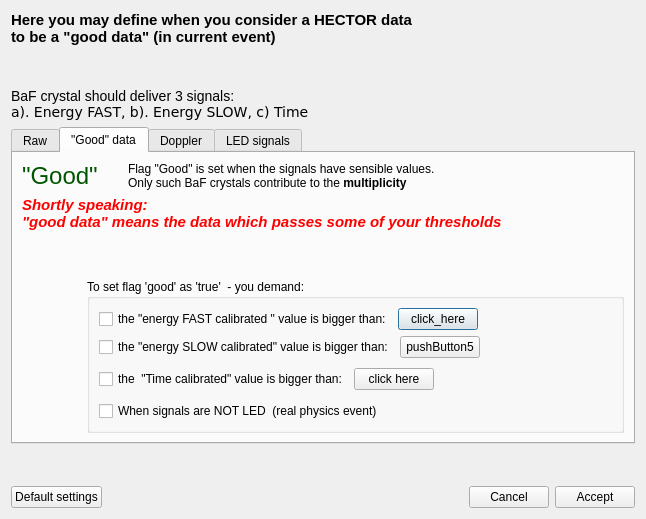
<?xml version="1.0" encoding="UTF-8"?>
<ui version="4.0">
 <class>T4good_hector_dlg</class>
 <widget class="QDialog" name="T4good_hector_dlg">
  <property name="geometry">
   <rect>
    <x>0</x>
    <y>0</y>
    <width>646</width>
    <height>519</height>
   </rect>
  </property>
  <property name="windowTitle">
   <string>Dialog</string>
  </property>
  <layout class="QVBoxLayout" name="verticalLayout_5">
   <item>
    <widget class="QLabel" name="label">
     <property name="text">
      <string>&lt;html&gt;&lt;head/&gt;&lt;body&gt;&lt;p&gt;&lt;span style=&quot; font-size:11pt; font-weight:600;&quot;&gt;Here you may define when you consider a HECTOR data&lt;br/&gt;to be a &amp;quot;good data&amp;quot; (in current event)&lt;/span&gt;&lt;/p&gt;&lt;/body&gt;&lt;/html&gt;</string>
     </property>
     <property name="textFormat">
      <enum>Qt::RichText</enum>
     </property>
     <property name="wordWrap">
      <bool>true</bool>
     </property>
    </widget>
   </item>
   <item>
    <spacer name="verticalSpacer_4">
     <property name="orientation">
      <enum>Qt::Vertical</enum>
     </property>
     <property name="sizeHint" stdset="0">
      <size>
       <width>20</width>
       <height>40</height>
      </size>
     </property>
    </spacer>
   </item>
   <item>
    <widget class="QLabel" name="textLabel1">
     <property name="frameShape">
      <enum>QFrame::NoFrame</enum>
     </property>
     <property name="frameShadow">
      <enum>QFrame::Plain</enum>
     </property>
     <property name="text">
      <string>&lt;font size=&quot;+1&quot;&gt;BaF crystal should deliver 3 signals:&lt;br&gt;&lt;tt&gt; a). Energy FAST, &lt;/tt&gt;    &lt;tt&gt;b). Energy  SLOW, &lt;/tt&gt;     &lt;tt&gt;c) Time&lt;/tt&gt;&lt;/font&gt;</string>
     </property>
     <property name="wordWrap">
      <bool>false</bool>
     </property>
    </widget>
   </item>
   <item>
    <widget class="QTabWidget" name="tabWidget">
     <property name="currentIndex">
      <number>1</number>
     </property>
     <widget class="QWidget" name="tab">
      <attribute name="title">
       <string>Raw</string>
      </attribute>
      <layout class="QHBoxLayout" name="horizontalLayout">
       <item>
        <widget class="QLabel" name="textLabel1_3">
         <property name="text">
          <string>&lt;font color=&quot;#005500&quot; size=&quot;+2&quot;&gt;Raw&lt;/font&gt;</string>
         </property>
         <property name="wordWrap">
          <bool>false</bool>
         </property>
        </widget>
       </item>
       <item>
        <widget class="QLabel" name="textLabel1_2">
         <property name="maximumSize">
          <size>
           <width>32767</width>
           <height>77</height>
          </size>
         </property>
         <property name="text">
          <string>When &lt;b&gt;at least one&lt;/b&gt; of these signals comes - the crystal &quot;&lt;font color=&quot;#ff0000&quot;&gt;&lt;b&gt;fired&lt;/b&gt;&lt;/font&gt;&quot;&lt;br&gt;In this case &lt;b&gt;&lt;font color=&quot;#ff0000&quot;&gt;raw&lt;/font&gt;&lt;/b&gt; spectra are incremeted - by NON_ZERO value (Franco!) &lt;br&gt;</string>
         </property>
         <property name="alignment">
          <set>Qt::AlignVCenter</set>
         </property>
         <property name="wordWrap">
          <bool>false</bool>
         </property>
        </widget>
       </item>
      </layout>
     </widget>
     <widget class="QWidget" name="tab_2">
      <attribute name="title">
       <string>&quot;Good&quot; data</string>
      </attribute>
      <layout class="QVBoxLayout" name="verticalLayout_2">
       <item>
        <layout class="QHBoxLayout" name="horizontalLayout_2">
         <item>
          <widget class="QLabel" name="textLabel1_3_2_2">
           <property name="maximumSize">
            <size>
             <width>100</width>
             <height>40</height>
            </size>
           </property>
           <property name="text">
            <string>&lt;font color=&quot;#005500&quot; size=&quot;+3&quot;&gt;&quot;Good&quot;&lt;/font&gt;</string>
           </property>
           <property name="wordWrap">
            <bool>false</bool>
           </property>
          </widget>
         </item>
         <item>
          <widget class="QLabel" name="textLabel1_4">
           <property name="text">
            <string>Flag &quot;Good&quot; is set when the signals have sensible values.&lt;br&gt;Only such BaF crystals contribute to the &lt;b&gt;multiplicity&lt;/b&gt;</string>
           </property>
           <property name="alignment">
            <set>Qt::AlignVCenter</set>
           </property>
           <property name="wordWrap">
            <bool>true</bool>
           </property>
          </widget>
         </item>
        </layout>
       </item>
       <item>
        <widget class="QLabel" name="label_2">
         <property name="text">
          <string>&lt;!DOCTYPE HTML PUBLIC &quot;-//W3C//DTD HTML 4.0//EN&quot; &quot;http://www.w3.org/TR/REC-html40/strict.dtd&quot;&gt;
&lt;html&gt;&lt;head&gt;&lt;meta name=&quot;qrichtext&quot; content=&quot;1&quot; /&gt;&lt;style type=&quot;text/css&quot;&gt;
p, li { white-space: pre-wrap; }
&lt;/style&gt;&lt;/head&gt;&lt;body style=&quot; font-family:'Sans Serif'; font-size:9pt; font-weight:400; font-style:normal;&quot;&gt;
&lt;p style=&quot; margin-top:12px; margin-bottom:12px; margin-left:0px; margin-right:0px; -qt-block-indent:0; text-indent:0px;&quot;&gt;&lt;span style=&quot; font-size:11pt; font-weight:600; font-style:italic; color:#ff0000;&quot;&gt;Shortly speaking: &lt;br /&gt;&amp;quot;good data&amp;quot; means the data which passes some of your thresholds&lt;/span&gt;&lt;/p&gt;&lt;/body&gt;&lt;/html&gt;</string>
         </property>
         <property name="textFormat">
          <enum>Qt::RichText</enum>
         </property>
         <property name="wordWrap">
          <bool>true</bool>
         </property>
        </widget>
       </item>
       <item>
        <spacer name="verticalSpacer_2">
         <property name="orientation">
          <enum>Qt::Vertical</enum>
         </property>
         <property name="sizeHint" stdset="0">
          <size>
           <width>20</width>
           <height>40</height>
          </size>
         </property>
        </spacer>
       </item>
       <item>
        <layout class="QHBoxLayout" name="horizontalLayout_3">
         <item>
          <spacer name="horizontalSpacer">
           <property name="orientation">
            <enum>Qt::Horizontal</enum>
           </property>
           <property name="sizeHint" stdset="0">
            <size>
             <width>40</width>
             <height>20</height>
            </size>
           </property>
          </spacer>
         </item>
         <item>
          <widget class="QGroupBox" name="groupBox">
           <property name="title">
            <string>To set flag 'good' as 'true'  - you demand:</string>
           </property>
           <layout class="QVBoxLayout" name="verticalLayout">
            <item>
             <layout class="QHBoxLayout" name="_5">
              <item>
               <widget class="QCheckBox" name="checkBox_good_enFAST">
                <property name="text">
                 <string>the &quot;energy FAST calibrated &quot; value is bigger than:</string>
                </property>
               </widget>
              </item>
              <item>
               <widget class="QPushButton" name="pushline_enFAST_good_threshold">
                <property name="text">
                 <string>click_here</string>
                </property>
               </widget>
              </item>
              <item>
               <spacer name="spacer3">
                <property name="orientation">
                 <enum>Qt::Horizontal</enum>
                </property>
                <property name="sizeType">
                 <enum>QSizePolicy::Expanding</enum>
                </property>
                <property name="sizeHint" stdset="0">
                 <size>
                  <width>110</width>
                  <height>20</height>
                 </size>
                </property>
               </spacer>
              </item>
             </layout>
            </item>
            <item>
             <layout class="QHBoxLayout" name="_6">
              <item>
               <widget class="QCheckBox" name="checkBox_good_enSLOW">
                <property name="text">
                 <string>the &quot;energy SLOW calibrated&quot; value is bigger than:</string>
                </property>
               </widget>
              </item>
              <item>
               <widget class="QPushButton" name="pushline_enSLOW_good_threshold">
                <property name="text">
                 <string>pushButton5</string>
                </property>
               </widget>
              </item>
              <item>
               <spacer name="spacer4">
                <property name="orientation">
                 <enum>Qt::Horizontal</enum>
                </property>
                <property name="sizeType">
                 <enum>QSizePolicy::Expanding</enum>
                </property>
                <property name="sizeHint" stdset="0">
                 <size>
                  <width>60</width>
                  <height>20</height>
                 </size>
                </property>
               </spacer>
              </item>
             </layout>
            </item>
            <item>
             <layout class="QHBoxLayout" name="_7">
              <item>
               <widget class="QCheckBox" name="checkBox_good_time">
                <property name="text">
                 <string>the  &quot;Time calibrated&quot; value is bigger than:</string>
                </property>
               </widget>
              </item>
              <item>
               <widget class="QPushButton" name="push_time_threshold">
                <property name="text">
                 <string>click here</string>
                </property>
               </widget>
              </item>
              <item>
               <spacer name="spacer5">
                <property name="orientation">
                 <enum>Qt::Horizontal</enum>
                </property>
                <property name="sizeType">
                 <enum>QSizePolicy::Expanding</enum>
                </property>
                <property name="sizeHint" stdset="0">
                 <size>
                  <width>178</width>
                  <height>31</height>
                 </size>
                </property>
               </spacer>
              </item>
             </layout>
            </item>
            <item>
             <widget class="QCheckBox" name="checkBox_not_led">
              <property name="text">
               <string>When signals are NOT LED  (real physics event)</string>
              </property>
             </widget>
            </item>
           </layout>
          </widget>
         </item>
        </layout>
       </item>
      </layout>
     </widget>
     <widget class="QWidget" name="tab_3">
      <attribute name="title">
       <string>Doppler</string>
      </attribute>
      <layout class="QVBoxLayout" name="verticalLayout_4">
       <item>
        <layout class="QHBoxLayout" name="_21">
         <item>
          <widget class="QLabel" name="textLabel1_5">
           <property name="text">
            <string>&lt;font color=&quot;#005500&quot; size=&quot;+2&quot;&gt;Doppler correction&lt;/font&gt; is prerformed when for all &quot;good&quot; events.&lt;br&gt;
When the algorithm make doppler correction succesfully - the&lt;b&gt; OK&lt;/b&gt; flag is set.&lt;br&gt; 
&lt;i&gt;(It may not be succesfull for example when we demand correct tracking&lt;br&gt; and the multiwire chamber mw42 didn't give the position information)&lt;/i&gt; </string>
           </property>
           <property name="wordWrap">
            <bool>false</bool>
           </property>
          </widget>
         </item>
        </layout>
       </item>
      </layout>
     </widget>
     <widget class="QWidget" name="tab_5">
      <attribute name="title">
       <string>LED signals</string>
      </attribute>
      <layout class="QVBoxLayout" name="verticalLayout_3">
       <item>
        <widget class="QGroupBox" name="groupBox_2">
         <property name="title">
          <string>Here you may decide what means that the LED marker is true</string>
         </property>
         <layout class="QGridLayout" name="gridLayout_2">
          <item row="1" column="11">
           <spacer name="spacer7_2">
            <property name="orientation">
             <enum>Qt::Horizontal</enum>
            </property>
            <property name="sizeType">
             <enum>QSizePolicy::Expanding</enum>
            </property>
            <property name="sizeHint" stdset="0">
             <size>
              <width>77</width>
              <height>31</height>
             </size>
            </property>
           </spacer>
          </item>
          <item row="3" column="6">
           <spacer name="verticalSpacer">
            <property name="orientation">
             <enum>Qt::Vertical</enum>
            </property>
            <property name="sizeHint" stdset="0">
             <size>
              <width>20</width>
              <height>40</height>
             </size>
            </property>
           </spacer>
          </item>
          <item row="1" column="10">
           <widget class="QPushButton" name="push_adc_high">
            <property name="text">
             <string>0000</string>
            </property>
           </widget>
          </item>
          <item row="1" column="3">
           <widget class="QLabel" name="textLabel1_6">
            <property name="text">
             <string>&lt;font size=&quot;+1&quot;&gt;LED is &quot;true&quot; when&lt;/font&gt;</string>
            </property>
            <property name="alignment">
             <set>Qt::AlignVCenter</set>
            </property>
            <property name="wordWrap">
             <bool>false</bool>
            </property>
           </widget>
          </item>
          <item row="2" column="4">
           <widget class="QPushButton" name="push_LED_Tdc">
            <property name="text">
             <string>TDC[00]</string>
            </property>
           </widget>
          </item>
          <item row="2" column="10">
           <widget class="QPushButton" name="push_tdc_high">
            <property name="text">
             <string>0000</string>
            </property>
           </widget>
          </item>
          <item row="2" column="3">
           <widget class="QLabel" name="textLabel2_2">
            <property name="text">
             <string>OR</string>
            </property>
            <property name="alignment">
             <set>Qt::AlignRight|Qt::AlignTrailing|Qt::AlignVCenter</set>
            </property>
            <property name="wordWrap">
             <bool>false</bool>
            </property>
           </widget>
          </item>
          <item row="2" column="6">
           <widget class="QPushButton" name="push_tdc_low">
            <property name="text">
             <string>0000</string>
            </property>
           </widget>
          </item>
          <item row="2" column="5">
           <widget class="QLabel" name="textLabel2_2_2_2">
            <property name="text">
             <string>is in region</string>
            </property>
            <property name="wordWrap">
             <bool>false</bool>
            </property>
           </widget>
          </item>
          <item row="1" column="4">
           <widget class="QPushButton" name="push_LED_Adc">
            <property name="text">
             <string>ADC[00]</string>
            </property>
           </widget>
          </item>
          <item row="2" column="9">
           <widget class="QLabel" name="textLabel2_2_4">
            <property name="text">
             <string>-</string>
            </property>
            <property name="wordWrap">
             <bool>false</bool>
            </property>
           </widget>
          </item>
          <item row="1" column="6">
           <widget class="QPushButton" name="push_adc_low">
            <property name="text">
             <string>0000</string>
            </property>
           </widget>
          </item>
          <item row="1" column="7">
           <widget class="QLabel" name="textLabel2_2_3">
            <property name="text">
             <string>-</string>
            </property>
            <property name="wordWrap">
             <bool>false</bool>
            </property>
           </widget>
          </item>
          <item row="2" column="11">
           <spacer name="spacer7_3">
            <property name="orientation">
             <enum>Qt::Horizontal</enum>
            </property>
            <property name="sizeType">
             <enum>QSizePolicy::Expanding</enum>
            </property>
            <property name="sizeHint" stdset="0">
             <size>
              <width>131</width>
              <height>13</height>
             </size>
            </property>
           </spacer>
          </item>
          <item row="1" column="5">
           <widget class="QLabel" name="textLabel2_2_2">
            <property name="text">
             <string>is in region</string>
            </property>
            <property name="wordWrap">
             <bool>false</bool>
            </property>
           </widget>
          </item>
          <item row="0" column="6">
           <spacer name="verticalSpacer_3">
            <property name="orientation">
             <enum>Qt::Vertical</enum>
            </property>
            <property name="sizeHint" stdset="0">
             <size>
              <width>20</width>
              <height>40</height>
             </size>
            </property>
           </spacer>
          </item>
         </layout>
        </widget>
       </item>
      </layout>
     </widget>
    </widget>
   </item>
   <item>
    <spacer name="verticalSpacer_5">
     <property name="orientation">
      <enum>Qt::Vertical</enum>
     </property>
     <property name="sizeHint" stdset="0">
      <size>
       <width>20</width>
       <height>40</height>
      </size>
     </property>
    </spacer>
   </item>
   <item>
    <layout class="QHBoxLayout" name="_20">
     <item>
      <widget class="QPushButton" name="push_default">
       <property name="text">
        <string>Default settings</string>
       </property>
      </widget>
     </item>
     <item>
      <spacer name="spacer6">
       <property name="orientation">
        <enum>Qt::Horizontal</enum>
       </property>
       <property name="sizeType">
        <enum>QSizePolicy::Expanding</enum>
       </property>
       <property name="sizeHint" stdset="0">
        <size>
         <width>51</width>
         <height>21</height>
        </size>
       </property>
      </spacer>
     </item>
     <item>
      <widget class="QPushButton" name="push_cancel">
       <property name="sizePolicy">
        <sizepolicy hsizetype="Preferred" vsizetype="Fixed">
         <horstretch>0</horstretch>
         <verstretch>0</verstretch>
        </sizepolicy>
       </property>
       <property name="text">
        <string>Cancel</string>
       </property>
      </widget>
     </item>
     <item>
      <widget class="QPushButton" name="puss_accept">
       <property name="sizePolicy">
        <sizepolicy hsizetype="Preferred" vsizetype="Fixed">
         <horstretch>0</horstretch>
         <verstretch>0</verstretch>
        </sizepolicy>
       </property>
       <property name="text">
        <string>Accept</string>
       </property>
       <property name="default">
        <bool>false</bool>
       </property>
      </widget>
     </item>
    </layout>
   </item>
  </layout>
 </widget>
 <resources/>
 <connections>
  <connection>
   <sender>puss_accept</sender>
   <signal>clicked()</signal>
   <receiver>T4good_hector_dlg</receiver>
   <slot>accept()</slot>
   <hints>
    <hint type="sourcelabel">
     <x>610</x>
     <y>500</y>
    </hint>
    <hint type="destinationlabel">
     <x>589</x>
     <y>466</y>
    </hint>
   </hints>
  </connection>
  <connection>
   <sender>push_cancel</sender>
   <signal>clicked()</signal>
   <receiver>T4good_hector_dlg</receiver>
   <slot>reject()</slot>
   <hints>
    <hint type="sourcelabel">
     <x>526</x>
     <y>496</y>
    </hint>
    <hint type="destinationlabel">
     <x>460</x>
     <y>480</y>
    </hint>
   </hints>
  </connection>
 </connections>
</ui>
